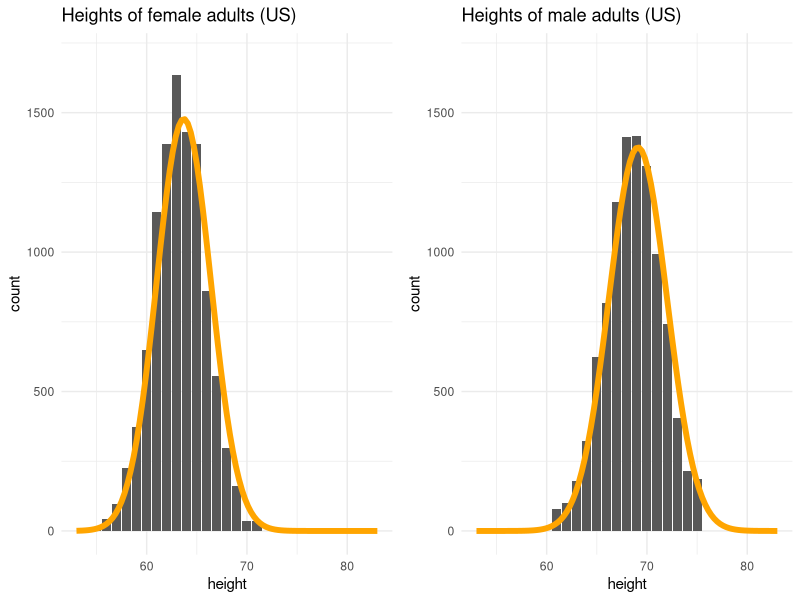
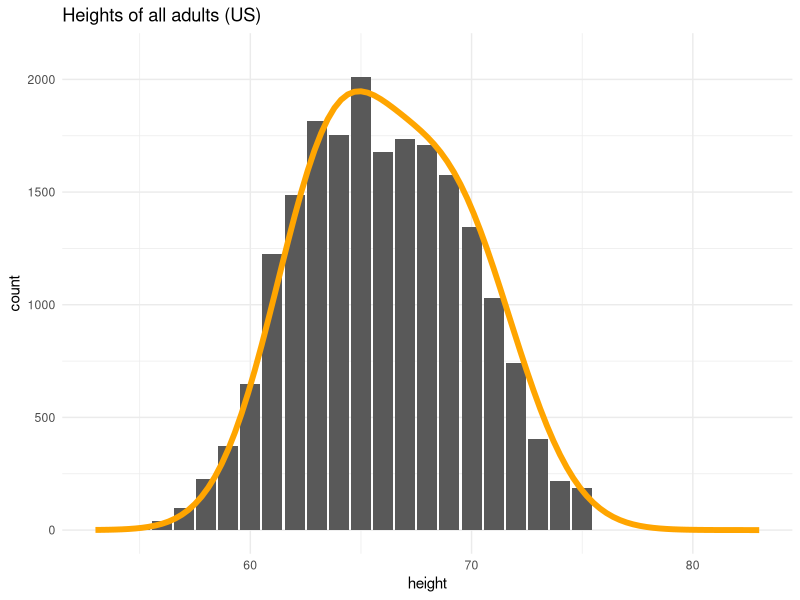
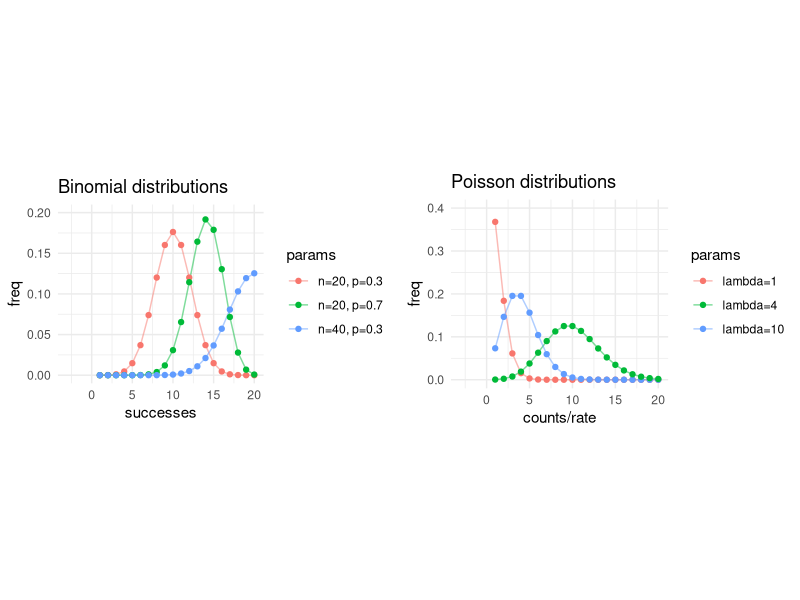
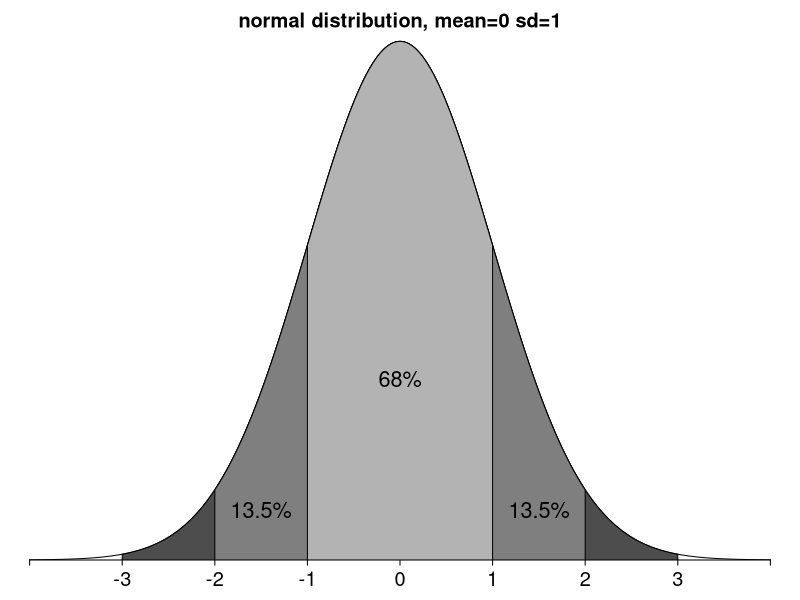

R code for these plots, in order:
## ---- chunk 1
library(dplyr)
library(stringr)
library(tidyr)
library(ggpubr)
library(ggplot2)
## ---- chunk 2
# Plot normal curves for of height counts for men and women
# Example from https://avehtari.github.io/ROS-Examples/CentralLimitTheorem/heightweight.html

heights <- data.frame(height=54:75,
                      female=c(80,107,296,695,1612,2680,4645,8201,9948,11733,
                               10270,9942,6181,3990,2131,1154,245,257,0,
                               0,0,0)*10339/74167,
                      male=c(0,0,0,0,0,0,0,542,668,1221,2175,4213,5535,7980,
                             9566,9578,8867,6716,5019,2745,
                             1464,1263)*9983/67552) %>%
  pivot_longer(c(female, male), names_to="sex", values_to="count")

p1 <- ggplot(heights %>% filter(sex=="female"), aes(x=height, y=count)) +
  geom_col() + 
  stat_function(fun=function(x) 1e4 * dnorm(x, 63.7, 2.7),
                color="orange", lwd=2) +
  xlim(53, 83) + ylim(0, 1700) +
  labs(title="Heights of female adults (US)") +
  theme_minimal()

p2 <- ggplot(heights %>% filter(sex=="male"), aes(x=height, y=count)) +
  geom_col() + 
  stat_function(fun=function(x) 1e4 * dnorm(x, 69.1, 2.9),
                color="orange", lwd=2) +  
  xlim(53, 83) + ylim(0, 1700) +
  labs(title="Heights of male adults (US)") +
  theme_minimal()

ggarrange(p1, p2, ncol=2)
## ---- chunk 3
ggplot(heights, aes(x=height, y=count)) +
  geom_col() + 
  stat_function(fun=function(x) 2.1e4 * (0.52 * dnorm(x, 63.7, 2.7) +
                                       0.48 * dnorm(x, 69.1, 2.9)),
                color="orange", lwd=2) +
  xlim(53, 83) + ylim(0, 2100) +
  labs(title="Heights of all adults (US)") +
  theme_minimal()
## ---- chunk 4
#| fig-align: center

# A data frame of values 1:20, with some binomial and poisson distributed values
data <- data.frame(count=1:20) %>%
  mutate(pois1=dpois(count, 1)) %>%
  mutate(pois4=dpois(count, 4)) %>%
  mutate(pois10=dpois(count, 10)) %>%
  mutate(binom1=dbinom(count, 20, 0.5)) %>%
  mutate(binom2=dbinom(count, 20, 0.7)) %>%
  mutate(binom3=dbinom(count, 40, 0.5)) %>%
  pivot_longer(cols=-count, names_to="params", values_to="freq")

p1 <- ggplot(data %>% filter(str_detect(params, "^pois")), aes(x=count, color=params)) +
  geom_line(aes(y=freq), alpha=0.5) +
  geom_point(aes(y=freq)) +
  xlim(-3,20) +
  ylim(0, 0.4) +
  xlab("counts/rate") +
  labs(title="Poisson distributions") +
  scale_color_discrete(labels=c("lambda=1", "lambda=4", "lambda=10")) +
  coord_fixed(ratio=50) +
  theme_minimal()

p2 <- ggplot(data %>% filter(str_detect(params, "^binom")), aes(x=count, color=params)) +
  geom_line(aes(y=freq), alpha=0.5) +
  geom_point(aes(y=freq)) +
  xlim(-3,20) +
  ylim(0, 0.2) +
  xlab("successes") +
  labs(title="Binomial distributions") +
  scale_color_discrete(labels=c("n=20, p=0.3", "n=20, p=0.7", "n=40, p=0.3")) +
  coord_fixed(ratio=100) +
  theme_minimal()

ggarrange(p2, p1, ncol=2)
## ---- chunk 5
#| fig-align: center

# Example from https://avehtari.github.io/ROS-Examples/CentralLimitTheorem/heightweight.html

par(mar=c(2,0,2,0), tck=-.01)
curve(dnorm(x), -4, 4, ylim=c(0, 0.4), xlab="", ylab="", bty="n", yaxs="i", main="normal distribution, mean=0 sd=1", xaxt="n", yaxt="n")
axis(1, c(-4, -3, -2, -1,  0,  1, 2, 3, 4), c("", "-3", "-2", "-1",  "0",  "1", "2", "3", ""), mgp=c(1.5, .5, 0), cex.axis=1.2)
colors <- c("gray70", "gray50", "gray30")
for (i in 3:1){
  grid <- seq(-i, i, .01)
  polygon(c(grid, i, -i), c(dnorm(grid), 0, 0), col=colors[i])
}
text(0, .35*dnorm(0), "68%", cex=1.3)
text(-1.5, .3*dnorm(1.5), "13.5%", cex=1.3)
text(1.5, .3*dnorm(1.5), "13.5%", cex=1.3)
